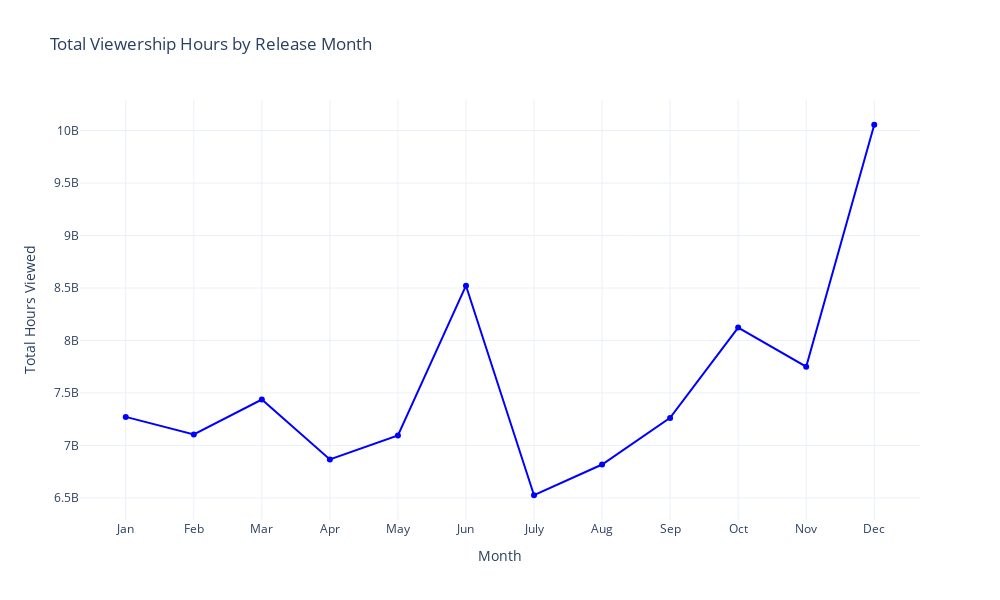

The notebook cell saved with this chart:
### Code cell
#Release Date Viewership
netflix_data['Release Date'] = pd.to_datetime(netflix_data['Release Date'])
netflix_data['Release Month'] = netflix_data['Release Date'].dt.month

monthly_view = netflix_data.groupby('Release Month')['Hours Viewed'].sum()

fig = go.Figure(data=[
    go.Scatter(
        x = monthly_view.index,
        y = monthly_view.values,
        mode = 'lines+markers',
        marker = dict(color='blue'),
        line = dict(color='blue')
    )
])

fig.update_layout (
    title = 'Total Viewership Hours by Release Month',
    xaxis_title = 'Month',
    yaxis_title = 'Total Hours Viewed',
    xaxis = dict(
        tickmode = 'array',
        tickvals = list(range(1,13)),
        ticktext = ['Jan', 'Feb', 'Mar', 'Apr', 'May', 'Jun', 'July', 'Aug', 'Sep', 'Oct', 'Nov', 'Dec']
    ),
    height = 600,
    width = 1000
)

fig.show()

### Figure 1 — Plotly figure (JSON) as saved in the notebook; plotly's stock layout.template omitted (floating-point values rounded to 4 significant figures)
{"data": [{"line": {"color": "blue"}, "marker": {"color": "blue"}, "mode": "lines+markers", "type": "scatter", "x": [1, 2, 3, 4, 5, 6, 7, 8, 9, 10, 11, 12], "y": [7271600000, 7103700000, 7437100000, 6865700000, 7094600000, 8522000000, 6524800000, 6817800000, 7262200000, 8123200000, 7749500000, 10055800000]}], "layout": {"height": 600, "title": {"text": "Total Viewership Hours by Release Month"}, "width": 1000, "xaxis": {"autorange": true, "range": [0.3277, 12.67], "tickmode": "array", "ticktext": ["Jan", "Feb", "Mar", "Apr", "May", "Jun", "July", "Aug", "Sep", "Oct", "Nov", "Dec"], "tickvals": [1, 2, 3, 4, 5, 6, 7, 8, 9, 10, 11, 12], "title": {"text": "Month"}, "type": "linear"}, "yaxis": {"autorange": true, "range": [6289000000.0, 10290000000.0], "title": {"text": "Total Hours Viewed"}, "type": "linear"}}}
